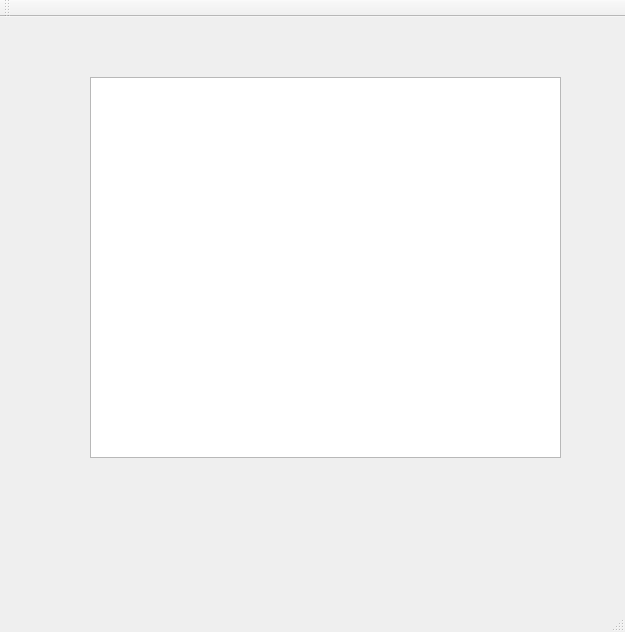
<?xml version="1.0" encoding="UTF-8"?>
<ui version="4.0">
 <class>MainWindow</class>
 <widget class="QMainWindow" name="MainWindow">
  <property name="geometry">
   <rect>
    <x>0</x>
    <y>0</y>
    <width>625</width>
    <height>632</height>
   </rect>
  </property>
  <property name="windowTitle">
   <string>MainWindow</string>
  </property>
  <widget class="QWidget" name="centralWidget">
   <widget class="QGraphicsView" name="graphicsView">
    <property name="geometry">
     <rect>
      <x>90</x>
      <y>60</y>
      <width>471</width>
      <height>381</height>
     </rect>
    </property>
    <property name="verticalScrollBarPolicy">
     <enum>Qt::ScrollBarAlwaysOff</enum>
    </property>
    <property name="horizontalScrollBarPolicy">
     <enum>Qt::ScrollBarAlwaysOff</enum>
    </property>
   </widget>
  </widget>
  <widget class="QMenuBar" name="menuBar">
   <property name="geometry">
    <rect>
     <x>0</x>
     <y>0</y>
     <width>625</width>
     <height>21</height>
    </rect>
   </property>
  </widget>
  <widget class="QToolBar" name="mainToolBar">
   <attribute name="toolBarArea">
    <enum>TopToolBarArea</enum>
   </attribute>
   <attribute name="toolBarBreak">
    <bool>false</bool>
   </attribute>
  </widget>
  <widget class="QStatusBar" name="statusBar"/>
 </widget>
 <layoutdefault spacing="6" margin="11"/>
 <resources/>
 <connections/>
</ui>
